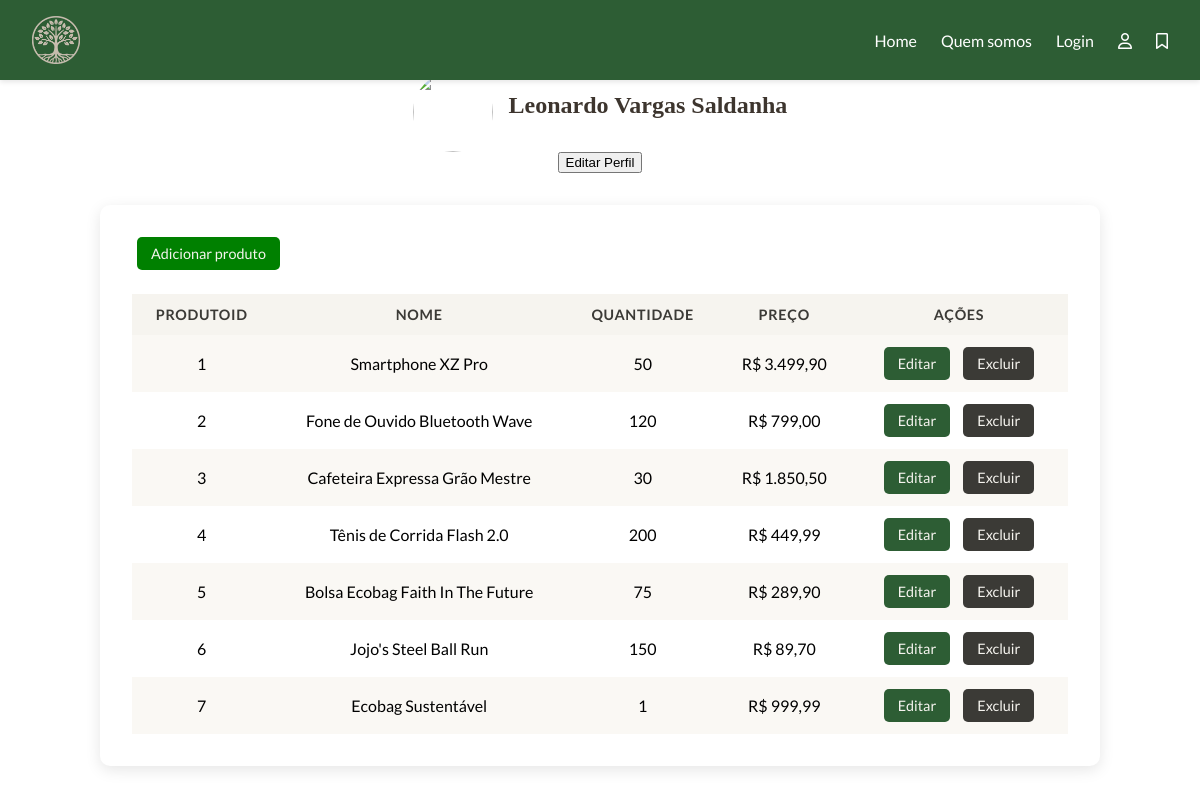
Page /perfil.php on the committed database.
### tables this page shows
CREATE TABLE `produtos` (
  `ProdutoID` int(11) NOT NULL,
  `Nome` varchar(255) NOT NULL,
  `Descricao` text DEFAULT NULL,
  `Preco` decimal(10,2) NOT NULL,
  `Quantidade` int(11) DEFAULT 0,
  `Img` text DEFAULT NULL
);

### perfil.php (the view, shortened to what this page needs)
<?php
include_once './include/conn.php';
include_once './include/head.php';
?>
<link rel="stylesheet" href="./assets/css/perfil.css">
<main>
<div class="perfil">
  <div class="foto-nome">
    <img class="img-perfil" src="https://gcomp.devpampa.com/fotos/times/time_759/jogadores/18268_1684415809422.png" alt="">
    <h2 class="nome">Leonardo Vargas Saldanha</h2>
  </div>
  <div>
    <button class="botao-perfil">Editar Perfil</button>
  </div>
</div>
  <div class="container">
    <a href="./salvar-produtos.php" class="btn btn-add">Adicionar produto</a>
    <table>
    <th>ProdutoID</th>
    <th>Nome</th>
    <th>Quantidade</th>
    <th>Preço</th>
    <th>Ações</th>
      <?php
        $sql = 'SELECT * FROM produtos;';
        $return = mysqli_query($conn, $sql);
        while($linha = mysqli_fetch_assoc($return)){
          echo '<tr id="'.$linha['ProdutoID'].'">
                  <td>'.$linha['ProdutoID'].'</td>
                  <td>'.$linha['Nome'].'</td>
                  <td>'.$linha['Quantidade'].'</td>
                  <td>'.'R$ '.number_format($linha['Preco'], 2, ',', '.').'</td>
                  <td>
                    <a href="./salvar-produtos.php?id='.$linha['ProdutoID'].'" class="btn btn-edit">Editar</a>
                    <a href="./act/produtos.php?id='.$linha['ProdutoID'].'&acao=excluir" class="btn btn-delete">Excluir</a>
                  </td>
                </tr>';
        }
        ?>
    </table>
  </div>
</main>
<?php
include_once './include/footer.php';
?>

### include/head.php (shortened to what this page needs)
<!DOCTYPE html>
<html lang="pt-br">
<head>
    <link rel="stylesheet" href="https://cdnjs.cloudflare.com/ajax/libs/font-awesome/6.5.0/css/all.min.css">
    <link rel="stylesheet" href="../src/assets/css/header.css">
</head>
<body>
    <header>
        <img src="./img/logo-branco.png" alt="" id="logo">
        <nav id="menu" >
            <a href="./page-produtos.php">Home</a>
            <a href="../src/sobreNos.php">Quem somos</a>
            <a href="../src/login-empresa.php">Login</a>
            <a href="./perfil.php" class="avatar">
                <i class="fa-regular fa-user"></i>
            </a>
            <a href="./produtos-salvos.php" class="avatar icone-salvar" title="Ver produtos salvos" aria-label="Ver produtos salvos">
                <i class="fa-regular fa-bookmark"></i>
            </a>
        </nav>
    </header>

### include/footer.php (shortened to what this page needs)
</body>
</html>

### assets/css/header.css (style rules this page uses)
* { box-sizing: border-box; }
:root { --fundo-principal: #F6F4EF; --fundo-card: #FFFFFF; --border: #D9D6CF; --shadow: rgba(0, 0, 0, 0.08); --verde-escuro: #2D5D34; --verde-medio: #4A7C4A; --verde-claro: #9CCC65; --verde-suave: #C8E6C9; --texto-principal: #3B3A36; --texto-secundario: #5A5A58; --texto-inativo: #9E9E9E; --acento-principal: var(--verde-escuro); --acento-secundario: var(--verde-medio); --aviso: #E57373; --sucesso: #81C784; --fundo-invertido: #2D5D34; --texto-invertido: #F6F4EF; }
header { padding: 1rem 2rem; display: flex; justify-content: space-between; align-items: center; box-shadow: 0 2px 5px rgba(0, 0, 0, 0.1); position: fixed; top: 0; left: 0; width: 100%; z-index: 1000; font-family: 'Lato', sans-serif; color: var(--texto-invertido); background-color: var(--verde-escuro); }
nav#menu { display: flex; gap: 1.5rem; justify-content: center; align-items: center; }
nav#menu a { color: var(--fundo-card); text-decoration: none; font-weight: 500; transition: color 0.3s ease; font-family: "Lato", sans-serif; }
#logo { width: 3rem; height: 3rem; }

### assets/css/perfil.css (style rules this page uses)
* { box-sizing: border-box; }
:root { --fundo-principal: #F6F4EF; --fundo-card: #FFFFFF; --border: #D9D6CF; --shadow: rgba(0, 0, 0, 0.08); --verde-escuro: #2D5D34; --verde-medio: #4A7C4A; --verde-claro: #9CCC65; --verde-suave: #C8E6C9; --texto-principal: #3B3A36; --texto-secundario: #5A5A58; --texto-inativo: #9E9E9E; --acento-principal: var(--verde-escuro); --acento-secundario: var(--verde-medio); --aviso: #E57373; --sucesso: #81C784; --fundo-invertido: #2D5D34; --texto-invertido: #F6F4EF; }
main { padding: 2rem; display: flex; justify-content: center; align-items: flex-start; flex-wrap: wrap; min-height: calc(100vh - 80px); }
.container { max-width: 62.5rem; width: 95%; background-color: var(--fundo-card); padding: 2rem; border-radius: 10px; box-shadow: 0 4px 15px rgba(0, 0, 0, 0.1); box-sizing: border-box; }
table { width: 100%; border-collapse: collapse; margin-top: 1.5rem; text-align: center; }
th, td { padding: 12px 15px; border-bottom: 1px solid var(--neutro); font-family: "Lato", sans-serif; }
th { background-color: var(--fundo-principal); color: var(--texto-principal); font-weight: 700; text-transform: uppercase; font-size: 0.9rem; letter-spacing: 0.05em; border-bottom: 2px solid var(--neutro); }
tr:nth-child(even) { background-color: rgba(245, 241, 233, 0.5); }
td:last-child { text-align: center; white-space: nowrap; }
.btn { display: inline-block; padding: 8px 14px; border: none; border-radius: 5px; color: var(--fundo-principal); text-decoration: none; font-weight: 500; cursor: pointer; transition: background-color 0.3s ease, transform 0.2s ease; margin: 0 5px; font-family: "Lato", sans-serif; font-size: 0.9rem; }
.btn-edit { background-color: var(--acento-principal); }
.btn-add { background-color: green; }
.btn-delete { background-color: var(--texto-principal); }
.perfil { color: #3D352E; width: 95%; display: flex; flex-direction: column; align-items: center; justify-content: center; padding: 2rem; }
.img-perfil { border-radius: 100%; height: 5rem; width: 5rem; }
.foto-nome { display: flex; gap: 1rem; }

### rows in the picture
produtos: ProdutoID "1", Nome "Smartphone XZ Pro", Quantidade "50", Preco "3.499,90"
produtos: ProdutoID "2", Nome "Fone de Ouvido Bluetooth Wave", Quantidade "120", Preco "799,00"
produtos: ProdutoID "3", Nome "Cafeteira Expressa Grão Mestre", Quantidade "30", Preco "1.850,50"
produtos: ProdutoID "4", Nome "Tênis de Corrida Flash 2.0", Quantidade "200", Preco "449,99"
produtos: ProdutoID "5", Nome "Bolsa Ecobag Faith In The Future", Quantidade "75", Preco "289,90"
produtos: ProdutoID "6", Nome "Jojo's Steel Ball Run", Quantidade "150", Preco "89,70"
produtos: ProdutoID "7", Nome "Ecobag Sustentável", Quantidade "1", Preco "999,99"
